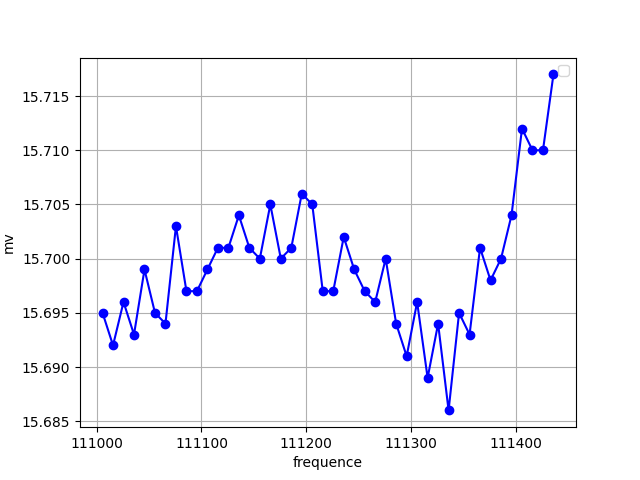

This figure's Python source:
import numpy as np
import matplotlib.pyplot as plt
import matplotlib.animation as animation
import sqlite3
from math import pi, sqrt
# matplotlib stp
conn = sqlite3.connect('data3.db')
cursor = conn.cursor()
cursor.execute('SELECT * FROM datatable3')
data = cursor.fetchall()
# to float
mv = [float(row[0]) for row in data]
frequence = [float(row[1]) for row in data]
fig, ax = plt.subplots()
screen_distance = 1
ax.set_xlabel('frequence')
ax.set_ylabel('mv')
# render
ax.plot(frequence, mv, color='blue', marker='o')
ax.legend()
ax.grid()
# sauver png
plt.savefig('graph4.png')
plt.show()
